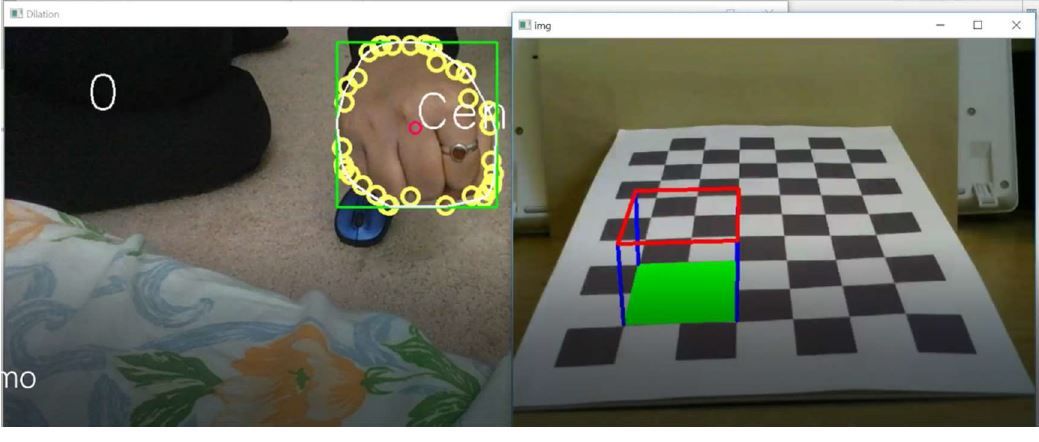
#> input picture Image/ARP1.JPG, 1039 x 442 px, given in place of the camera
$ python hand.py   (older library calls are emulated)
#> lines starting #> are read from the running program, lines starting #| are printed output that depends on the picture; after the words box and inside, x2 and y2 are one past the last pixel; in counts of white or black regions, pixels touching at a corner belong together
import cv2
import numpy as np
import time

# Open Camera object
cap = cv2.VideoCapture(0)

# Decrease frame size
cap.set(cv2.CAP_PROP_FRAME_WIDTH, 1000);
cap.set(cv2.CAP_PROP_FRAME_HEIGHT, 600);


def draw(img, corners, imgpts,action):
    imgpts = np.int32(imgpts).reshape(-1,2)
    imgpts = imgpts+(action*10)
    # draw ground floor in green
    img = cv2.drawContours(img, [imgpts[:4]],-1,(0,255,0),-3)

    # draw pillars in blue color
    for i,j in zip(range(4),range(4,8)):
        img = cv2.line(img, tuple(imgpts[i]), tuple(imgpts[j]),(255),3)

    # draw top layer in red color
    img = cv2.drawContours(img, [imgpts[4:]],-1,(0,0,255),3)

    return img

def calibrate(img):
    objpoints = []  # 3d point in real world space
    imgpoints = []  # 2d points in image plane.
    criteria = (cv2.TERM_CRITERIA_EPS + cv2.TERM_CRITERIA_MAX_ITER, 30, 0.001)
    objp = np.zeros((6 * 7, 3), np.float32)
    objp[:, :2] = np.mgrid[0:7, 0:6].T.reshape(-1, 2)

    gray = cv2.cvtColor(img, cv2.COLOR_BGR2GRAY)
    ret, corners = cv2.findChessboardCorners(gray, (7, 6), None)
    if ret == True:
        objpoints.append(objp)
        corners2 = cv2.cornerSubPix(gray, corners, (11, 11), (-1, -1), criteria)
        imgpoints.append(corners2)
        # ret, mtx, dist, rvecs, tvecs = cv2.calibrateCamera(objpoints, imgpoints, gray.shape[::-1], None, None)
        # Find the rotation and translation vectors.
        ret, mtx, dist, rvecs, tvecs = cv2.calibrateCamera(objpoints, imgpoints, gray.shape[::-1], None, None)
        return corners2,ret, mtx, dist, rvecs, tvecs


def augment(img, corners2, rvecs, tvecs, mtx, dist, action):
    axis = np.float32([[0, 0, 0], [0, 2, 0], [2, 2, 0], [2, 0, 0],
                       [0, 0, -2], [0, 2, -2], [2, 2, -2], [2, 0, -2]])
    # project 3D points to image plane
    imgpts, jac = cv2.projectPoints(axis, np.asarray(rvecs), np.asarray(tvecs), mtx, dist)
    img = draw(img, corners2, imgpts,action)
    cv2.imshow('img', img)


def project_augmentation(action):
    # action = 0
    CHESS_BOARD = 'camera_calibration.jpg'
    img = cv2.imread(CHESS_BOARD)
    corners2, ret, mtx, dist, rvecs, tvecs = calibrate(img)
    augment(img, corners2, np.asarray(rvecs), np.asarray(tvecs), mtx, dist, action)


def nothing(x):
    pass


# Function to find angle between two vectors
def Angle(v1, v2):
    dot = np.dot(v1, v2)
    x_modulus = np.sqrt((v1 * v1).sum())
    y_modulus = np.sqrt((v2 * v2).sum())
    cos_angle = dot / x_modulus / y_modulus
    angle = np.degrees(np.arccos(cos_angle))
    return angle


# Function to find distance between two points in a list of lists
def FindDistance(A, B):
    return np.sqrt(np.power((A[0][0] - B[0][0]), 2) + np.power((A[0][1] - B[0][1]), 2))


# Creating a window for HSV track bars
cv2.namedWindow('HSV_TrackBar')

# Starting with 100's to prevent error while masking
h, s, v = 100, 100, 100

# Creating track bar
cv2.createTrackbar('h', 'HSV_TrackBar', 0, 179, nothing)
cv2.createTrackbar('s', 'HSV_TrackBar', 0, 255, nothing)
cv2.createTrackbar('v', 'HSV_TrackBar', 0, 255, nothing)

while (1):
    try:
        # Measure execution time
        start_time = time.time()

        # Capture frames from the camera
        ret, frame = cap.read()
#> frame is the input picture: shape (442, 1039, 3); mean B, G, R 95.6, 108.1, 105.8

        # Blur the image
        blur = cv2.blur(frame, (3, 3))

        # Convert to HSV color space
        hsv = cv2.cvtColor(blur, cv2.COLOR_BGR2HSV)
#> hsv: shape (442, 1039, 3); mean H, S, V 54.1, 54.1, 113.3

        # Create a binary image with where white will be skin colors and rest is black
        mask2 = cv2.inRange(hsv, np.array([2, 50, 50]), np.array([15, 255, 255]))
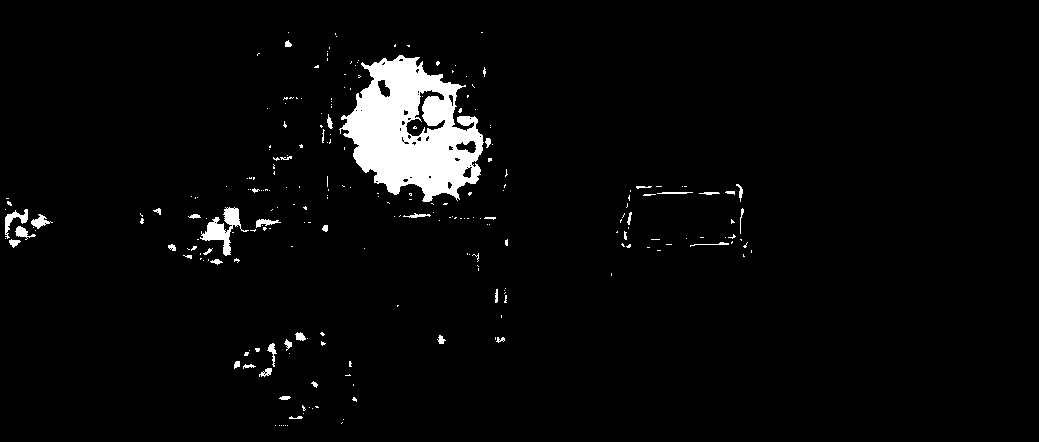
#> mask2: shape (442, 1039); 3.5% white; 243 white regions (199 under 20 px), largest, box (x1, y1, x2, y2) and area: (339, 55, 484, 202) 12436, (200, 207, 249, 256) 801, (5, 209, 28, 239) 234

        # Kernel matrices for morphological transformation
        kernel_square = np.ones((11, 11), np.uint8)
        kernel_ellipse = cv2.getStructuringElement(cv2.MORPH_ELLIPSE, (5, 5))

        # Perform morphological transformations to filter out the background noise
        # Dilation increase skin color area
        # Erosion increase skin color area
        dilation = cv2.dilate(mask2, kernel_ellipse, iterations=1)
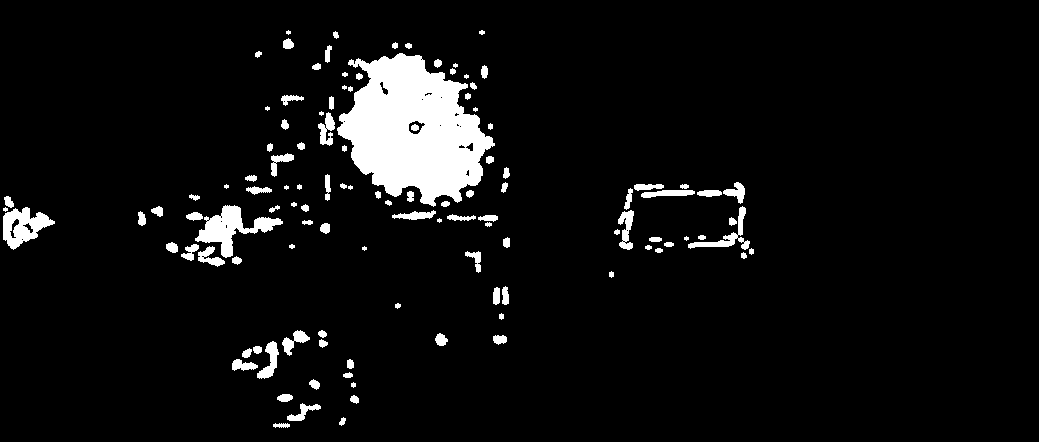
#> dilation: shape (442, 1039); 5.9% white; 117 white regions (14 under 20 px), largest, box (x1, y1, x2, y2) and area: (337, 53, 495, 207) 15001, (195, 205, 283, 258) 1672, (3, 207, 55, 250) 1172
        erosion = cv2.erode(dilation, kernel_square, iterations=1)
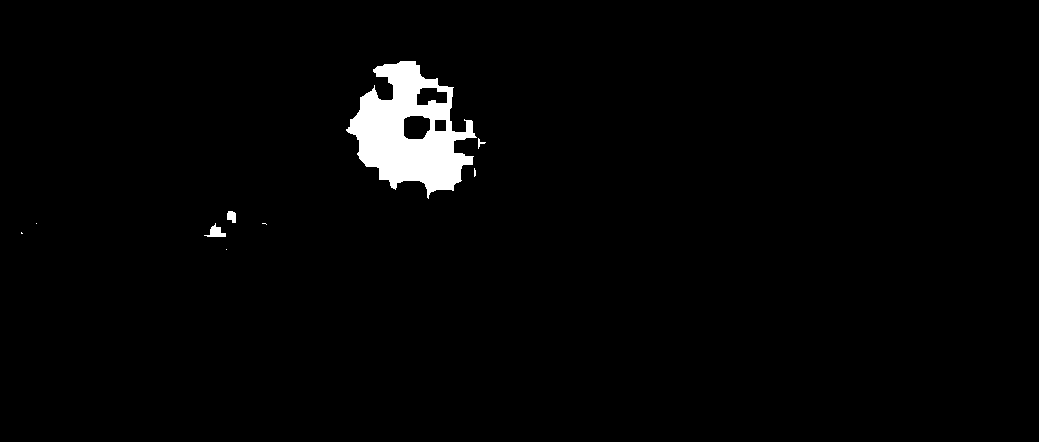
#> erosion: shape (442, 1039); 2.1% white; 9 white regions (5 under 20 px), largest, box (x1, y1, x2, y2) and area: (346, 61, 477, 199) 9379, (204, 223, 226, 237) 145, (227, 211, 236, 223) 87, (478, 138, 486, 149) 30
        dilation2 = cv2.dilate(erosion, kernel_ellipse, iterations=1)
#> dilation2: shape (442, 1039); 2.6% white; 7 white regions (2 under 20 px), largest, box (x1, y1, x2, y2) and area: (344, 59, 488, 201) 11199, (202, 221, 228, 239) 284, (225, 209, 238, 225) 173, (260, 221, 269, 227) 38, (19, 230, 25, 236) 26
        filtered = cv2.medianBlur(dilation2, 5)
#> filtered: shape (442, 1039); 2.6% white; 7 white regions (3 under 20 px), largest, box (x1, y1, x2, y2) and area: (344, 59, 487, 200) 11238, (203, 222, 228, 239) 280, (225, 209, 238, 225) 168, (261, 221, 268, 226) 30
        kernel_ellipse = cv2.getStructuringElement(cv2.MORPH_ELLIPSE, (8, 8))
        dilation2 = cv2.dilate(filtered, kernel_ellipse, iterations=1)
#> dilation2: shape (442, 1039); 3.4% white; 6 white regions, box (x1, y1, x2, y2) and area: (341, 56, 491, 204) 14188, (200, 206, 242, 243) 981, (258, 218, 272, 230) 149, (16, 228, 28, 239) 116, (32, 219, 42, 229) 89, (222, 245, 232, 255) 89
        kernel_ellipse = cv2.getStructuringElement(cv2.MORPH_ELLIPSE, (5, 5))
        dilation3 = cv2.dilate(filtered, kernel_ellipse, iterations=1)
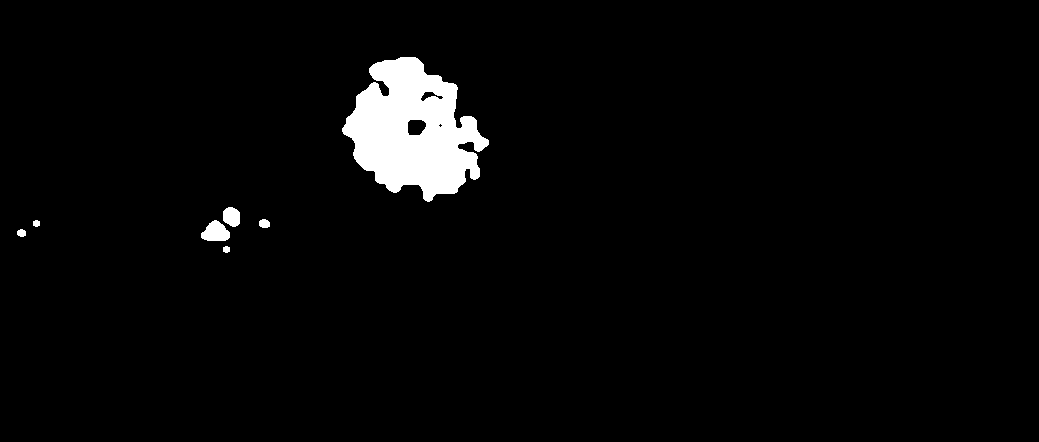
#> dilation3: shape (442, 1039); 3% white; 7 white regions, largest, box (x1, y1, x2, y2) and area: (342, 57, 489, 202) 12845, (201, 220, 230, 241) 429, (223, 207, 240, 227) 275
        median = cv2.medianBlur(dilation2, 5)
#> median: shape (442, 1039); 3.4% white; 5 white regions
        ret, thresh = cv2.threshold(median, 127, 255, 0)

        # Find contours of the filtered frame
        image, contours, hierarchy = cv2.findContours(thresh, cv2.RETR_TREE, cv2.CHAIN_APPROX_SIMPLE)
#> contours = 8 contours; box (x1, y1, x2, y2) and area: (341, 56, 491, 204) 14215, (200, 206, 242, 255) 995, (409, 121, 425, 135) 148, (258, 218, 272, 230) 124, (16, 228, 28, 239) 92, (32, 219, 42, 229) 68, (463, 143, 474, 152) 50, (381, 84, 389, 95) 37

        # Draw Contours
        # cv2.drawContours(frame, cnt, -1, (122,122,0), 3)
        # cv2.imshow('Dilation',median)

        # Find Max contour area (Assume that hand is in the frame)
        max_area = 100
        ci = 0
        for i in range(len(contours)):
            cnt = contours[i]
            area = cv2.contourArea(cnt)
            if (area > max_area):
                max_area = area
                ci = i
#> this loop made 8 passes
#> (area, max_area) on passes 3 to 5: (123.5, 123.5), (995, 995), (14215, 14215)
#> area on passes 1, 2, 6, 7, 8: 92.5, 67.5, 50.5, 148.5, 37
#> after the loop, ci = 4; max_area = 14215

                # Largest area contour
        cnts = contours[ci]
#> cnts = contour of 208 points, box (x1, y1, x2, y2) (341, 56, 491, 204), area 14215

        # Find convex hull
        hull = cv2.convexHull(contours[ci])
#> hull = contour of 29 points, box (x1, y1, x2, y2) (341, 56, 491, 204), area 15636

        # Find convex defects
        hull2 = cv2.convexHull(contours[ci], returnPoints=False)
#> hull2 = 29 values, max 207 at index 0, min 0 at index 28, mean 91.52
        defects = cv2.convexityDefects(contours[ci], hull2)
#> defects = 22 rows, first 6: [0, 6, 5, 519], [6, 10, 9, 281], [10, 12, 11, 114], [13, 15, 14, 114], [15, 31, 20, 2098], [31, 41, 32, 1059]

        # Get defect points and draw them in the original image
        FarDefect = []
        for i in range(defects.shape[0]):
            s, e, f, d = defects[i, 0]
            start = tuple(contours[ci][s][0])
            end = tuple(contours[ci][e][0])
            far = tuple(contours[ci][f][0])
            FarDefect.append(far)
            cv2.line(frame, start, end, [0, 255, 0], 1)
            cv2.circle(frame, far, 10, [100, 255, 255], 3)
#> this loop made 22 passes
#> (s, e, f, d, start, end, far) on passes 1 to 12: (0, 6, 5, 519, (397, 56), (381, 59), (392, 59)), (6, 10, 9, 281, (381, 59), (374, 61), (378, 61)), (10, 12, 11, 114, (374, 61), (372, 62), (373, 62)), (13, 15, 14, 114, (369, 65), (368, 67), (369, 66)), (15, 31, 20, 2098, (368, 67), (355, 95), (371, 80)), (31, 41, 32, 1059, (355, 95), (345, 117), (355, 105)), (41, 49, 42, 285, (345, 117), (341, 127), (345, 120)), (50, 58, 55, 1726, (341, 133), (352, 157), (353, 143)), (58, 64, 59, 114, (352, 157), (355, 163), (353, 158)), (64, 74, 70, 1267, (355, 163), (375, 183), (371, 172)), (74, 82, 79, 599, (375, 183), (388, 192), (382, 185)), (82, 84, 83, 114, (388, 192), (390, 193), (389, 192))
#> after the loop, FarDefect = [(392, 59), (378, 61), (373, 62), (369, 66), (371, 80), (355, 105), (345, 120), (353, 143), (353, 158), (371, 172), (382, 185), (389, 192), (392, 193), (416, 186), (438, 195), (455, 194), (469, 179), (480, 177), (479, 154), (455, 117), (428, 73), (418, 57)]

        # Find moments of the largest contour
        moments = cv2.moments(contours[ci])
#> moments = moments, m00 14215, centre m10/m00, m01/m00 = (413.4, 130.5)

        # Central mass of first order moments
        if moments['m00'] != 0:
            cx = int(moments['m10'] / moments['m00'])  # cx = M10/M00
#> cx = 413
            cy = int(moments['m01'] / moments['m00'])  # cy = M01/M00
#> cy = 130
        centerMass = (cx, cy)
#> centerMass = (413, 130)

        # Draw center mass
        cv2.circle(frame, centerMass, 7, [100, 0, 255], 2)
        font = cv2.FONT_HERSHEY_SIMPLEX
#> font = 0
        cv2.putText(frame, 'Center', tuple(centerMass), font, 2, (255, 255, 255), 2)

        # Distance from each finger defect(finger webbing) to the center mass
        distanceBetweenDefectsToCenter = []
        for i in range(0, len(FarDefect)):
            x = np.array(FarDefect[i])
            centerMass = np.array(centerMass)
            distance = np.sqrt(np.power(x[0] - centerMass[0], 2) + np.power(x[1] - centerMass[1], 2))
            distanceBetweenDefectsToCenter.append(distance)
#> this loop made 22 passes
#> (x, distance) on passes 1 to 12: ([392, 59], 74.04), ([378, 61], 77.37), ([373, 62], 78.89), ([369, 66], 77.67), ([371, 80], 65.3), ([355, 105], 63.16), ([345, 120], 68.73), ([353, 143], 61.39), ([353, 158], 66.21), ([371, 172], 59.4), ([382, 185], 63.13), ([389, 192], 66.48)
#> after the loop, distanceBetweenDefectsToCenter = [74.04, 77.37, 78.89, 77.67, 65.3, 63.16, 68.73, 61.39, 66.21, 59.4, 63.13, 66.48, 66.41, 56.08, 69.64, 76.55, 74.41, 81.84, 70.23, 43.97, 58.94, 73.17]

        # Get an average of three shortest distances from finger webbing to center mass
        sortedDefectsDistances = sorted(distanceBetweenDefectsToCenter)
#> sortedDefectsDistances = [43.97, 56.08, 58.94, 59.4, 61.39, 63.13, 63.16, 65.3, 66.21, 66.41, 66.48, 68.73, 69.64, 70.23, 73.17, 74.04, 74.41, 76.55, 77.37, 77.67, 78.89, 81.84]
        AverageDefectDistance = np.mean(sortedDefectsDistances[0:2])
#> AverageDefectDistance = 50.02

        # Get fingertip points from contour hull
        # If points are in proximity of 80 pixels, consider as a single point in the group
        finger = []
        for i in range(0, len(hull) - 1):
            if (np.absolute(hull[i][0][0] - hull[i + 1][0][0]) > 80) or (
                np.absolute(hull[i][0][1] - hull[i + 1][0][1]) > 80):
                if hull[i][0][1] < 500:
                    finger.append(hull[i][0])
#> this loop made 28 passes
#> after the loop, finger = []

        # The fingertip points are 5 hull points with largest y coordinates
        finger = sorted(finger, key=lambda x: x[1])
        fingers = finger[0:5]
#> fingers = []

        # Calculate distance of each finger tip to the center mass
        fingerDistance = []
        for i in range(0, len(fingers)):
            distance = np.sqrt(np.power(fingers[i][0] - centerMass[0], 2) + np.power(fingers[i][1] - centerMass[0], 2))
            fingerDistance.append(distance)
#> this loop made 0 passes
#> after the loop, fingerDistance = []

        # Finger is pointed/raised if the distance of between fingertip to the center mass is larger
        # than the distance of average finger webbing to center mass by 130 pixels
        result = 0
        for i in range(0, len(fingers)):
            if fingerDistance[i] > AverageDefectDistance + 130:
                result = result + 1
#> after the loop, result = 0

        # Print number of pointed fingers
        cv2.putText(frame, str(result), (100, 100), font, 2, (255, 255, 255), 2)
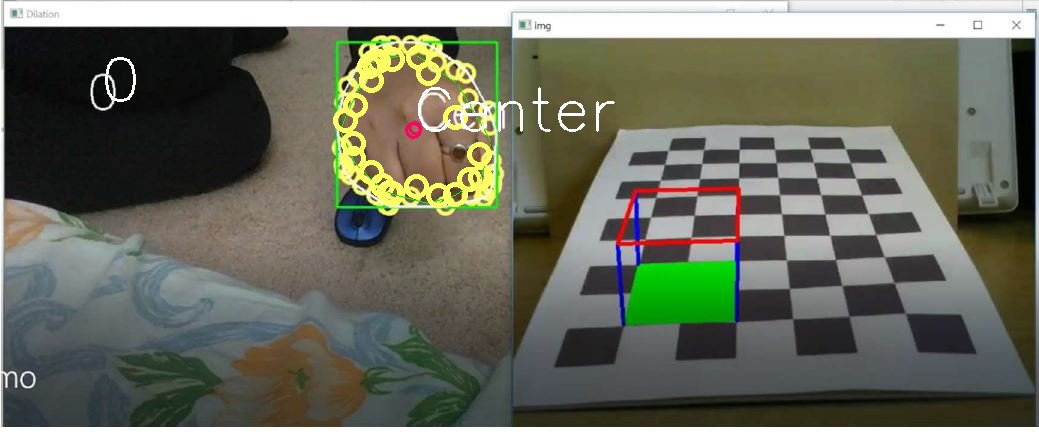
#> frame: shape (442, 1039, 3); mean B, G, R 96.4, 110.2, 107.6
        project_augmentation(result)
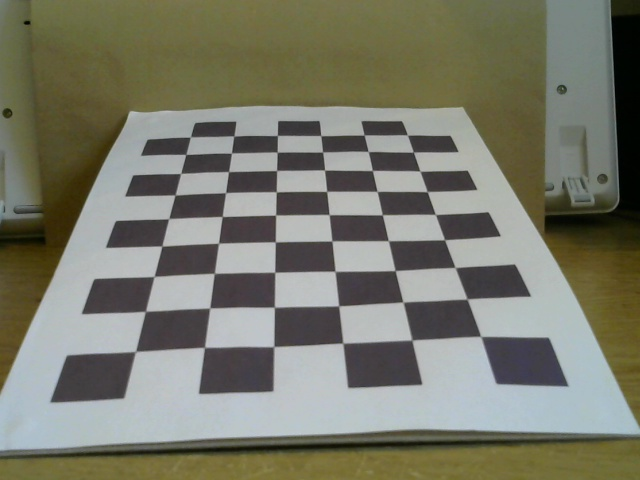
#> input picture data/camera_calibration.jpg, 640 x 480 px, found by its file name
#> in project_augmentation, img is the input picture: shape (480, 640, 3); mean B, G, R 106.7, 121.3, 120.7
#> in calibrate, `criteria = (cv2.TERM_CRITERIA_EPS + cv2.TERM_CRITERIA_MAX_ITER, 30, 0...`: criteria = (3, 30, 0.001)
#> in calibrate, `gray = cv2.cvtColor(img, cv2.COLOR_BGR2GRAY)`:
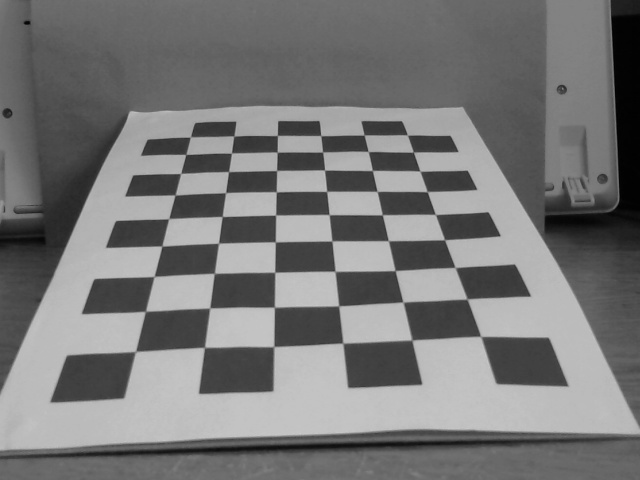
#> gray: shape (480, 640); min 1, max 203, mean 119.4
#> in calibrate, `ret, corners = cv2.findChessboardCorners(gray, (7, 6), None)`: ret = False; corners = 40 rows, first 8: [426, 191], [372.5, 170.5], [324.5, 170], [377, 191], [327, 191], [276.5, 170.5], [435.5, 214], [382.5, 215]
        # [11 lines of commented-out code are left out]
        x, y, w, h = cv2.boundingRect(contours[ci])
        img = cv2.rectangle(frame, (x, y), (x + w, y + h), (0, 255, 0), 2)

        cv2.drawContours(frame, [hull], -1, (255, 255, 255), 2)

        ##### Show final image ########
        cv2.imshow('Dilation', frame)
        ###############################

        # Print execution time
        # print time.time()-start_time

        # close the output video by pressing 'ESC'
        k = cv2.waitKey(5) & 0xFF
        if k == 27:
            break
    except:
        continue

cap.release()
cv2.destroyAllWindows()
